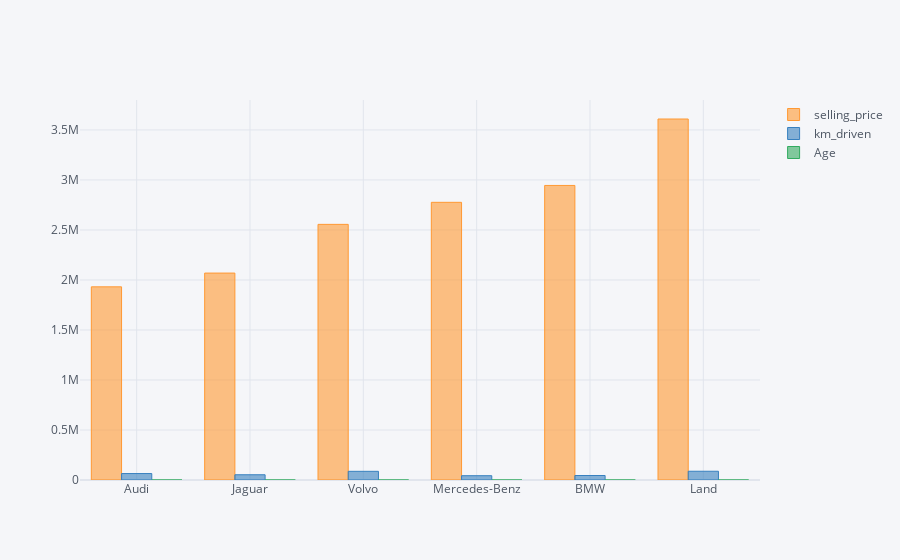

The cell this chart's notebook holds for it:
### Code cell
topcars.mean().sort_values(by="selling_price").iplot(kind="bar")

### Figure 1 — Plotly figure (JSON) as saved in the notebook; plotly's stock layout.template omitted (floating-point values rounded to 4 significant figures)
{"data": [{"marker": {"color": "rgba(255, 153, 51, 0.6)", "line": {"color": "rgba(255, 153, 51, 1.0)", "width": 1}}, "name": "selling_price", "orientation": "v", "text": "", "type": "bar", "x": ["Audi", "Jaguar", "Volvo", "Mercedes-Benz", "BMW", "Land"], "y": [1932000.0, 2069000.0, 2556250, 2777000.0, 2945000.0, 3609800]}, {"marker": {"color": "rgba(55, 128, 191, 0.6)", "line": {"color": "rgba(55, 128, 191, 1.0)", "width": 1}}, "name": "km_driven", "orientation": "v", "text": "", "type": "bar", "x": ["Audi", "Jaguar", "Volvo", "Mercedes-Benz", "BMW", "Land"], "y": [64460.0, 52450.0, 86748, 42950.0, 44880.0, 87600]}, {"marker": {"color": "rgba(50, 171, 96, 0.6)", "line": {"color": "rgba(50, 171, 96, 1.0)", "width": 1}}, "name": "Age", "orientation": "v", "text": "", "type": "bar", "x": ["Audi", "Jaguar", "Volvo", "Mercedes-Benz", "BMW", "Land"], "y": [8.383, 9.833, 6.75, 8.771, 6.667, 7.2]}], "layout": {"legend": {"bgcolor": "#F5F6F9", "font": {"color": "#4D5663"}}, "paper_bgcolor": "#F5F6F9", "plot_bgcolor": "#F5F6F9", "title": {"font": {"color": "#4D5663"}}, "xaxis": {"gridcolor": "#E1E5ED", "showgrid": true, "tickfont": {"color": "#4D5663"}, "title": {"font": {"color": "#4D5663"}, "text": ""}, "zerolinecolor": "#E1E5ED"}, "yaxis": {"gridcolor": "#E1E5ED", "showgrid": true, "tickfont": {"color": "#4D5663"}, "title": {"font": {"color": "#4D5663"}, "text": ""}, "zerolinecolor": "#E1E5ED"}}}
